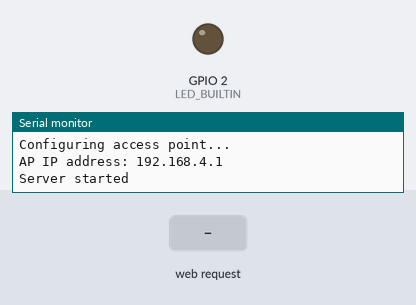
The sketch below on a simulated ESP32. On the bench: output pins drawn as LEDs (lit = HIGH), the last lines printed to the serial monitor. Inputs (shaded band) come from the test bench.

Above: at 1.2 s.
1.3 s: HTTP request GET /H received
At 1.8 s:
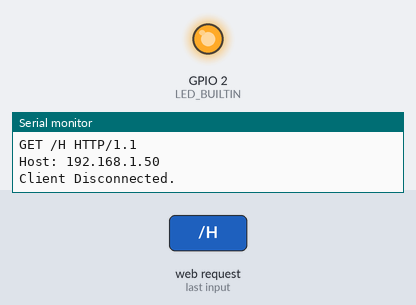
2.8 s: HTTP request GET /L received
At 4.1 s:
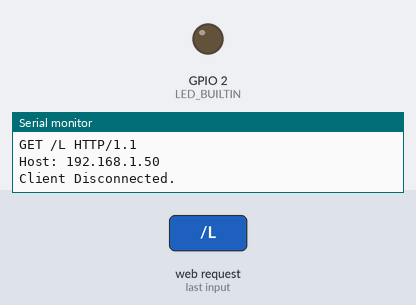
Timing chart, 0 to 5.8 s (numbered marks = the images above; inputs shaded):
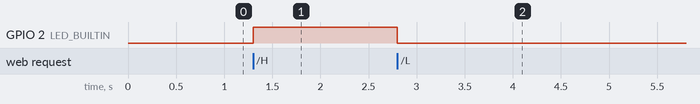

Measured:
- after the input at 1.3 s, GPIO 2 (LED_BUILTIN): LOW → HIGH at once
- after the input at 2.8 s, GPIO 2 (LED_BUILTIN): HIGH → LOW at once

The sketch:

inky-voron-AP.ino
```cpp
/*
  WiFiAccessPoint.ino creates a WiFi access point and provides a web server on it.

  Steps:
  1. Connect to the access point "yourAp"
  2. Point your web browser to http://192.168.4.1/H to turn the LED on or http://192.168.4.1/L to turn it off
     OR
     Run raw TCP "GET /H" and "GET /L" on PuTTY terminal with 192.168.4.1 as IP address and 80 as port

  Created for arduino-esp32 on 04 July, 2018
  by Elochukwu Ifediora (fedy0)
*/

#include <WiFi.h>
#include <WiFiClient.h>
#include <WiFiAP.h>

#define LED_BUILTIN 2  // Set the GPIO pin where you connected your test LED or comment this line out if your dev board has a built-in LED

// Set these to your desired credentials.
const char *ssid = "inky-voron";
const char *password = "123!@#qwe";

WiFiServer server(80);


void setup() {
  pinMode(LED_BUILTIN, OUTPUT);

  Serial.begin(115200);
  Serial.println();
  Serial.println("Configuring access point...");

  // You can remove the password parameter if you want the AP to be open.
  WiFi.softAP(ssid, password);
  IPAddress myIP = WiFi.softAPIP();
  Serial.print("AP IP address: ");
  Serial.println(myIP);
  server.begin();

  Serial.println("Server started");
}

void loop() {
  WiFiClient client = server.available();  // listen for incoming clients

  if (client) {                     // if you get a client,
    Serial.println("New Client.");  // print a message out the serial port
    String currentLine = "";        // make a String to hold incoming data from the client
    while (client.connected()) {    // loop while the client's connected
      if (client.available()) {     // if there's bytes to read from the client,
        char c = client.read();     // read a byte, then
        Serial.write(c);            // print it out the serial monitor
        if (c == '\n') {            // if the byte is a newline character

          // if the current line is blank, you got two newline characters in a row.
          // that's the end of the client HTTP request, so send a response:
          if (currentLine.length() == 0) {
            // HTTP headers always start with a response code (e.g. HTTP/1.1 200 OK)
            // and a content-type so the client knows what's coming, then a blank line:
            client.println("HTTP/1.1 200 OK");
            client.println("Content-type:text/html");
            client.println();

            // the content of the HTTP response follows the header:
            // client.print("Click <a href=\"/H\">here</a> to turn ON the LED.<br>");
            // client.print("Click <a href=\"/L\">here</a> to turn OFF the LED.<br>");
            String html = "<!DOCTYPE html>";
            html += "<html>";
            html += "<head>";
            html += "<title>Welcome to ESP32 Server</title>";
            html += "</head>";
            html += "<body>";
            html += "<h1>Welcome to ESP32 Server</h1>";
            html += "<p>This is a simple introduction page served by an ESP32 server.</p>";
            html += "<p>You can use this server to host web applications and interact with various sensors and actuators.</p>";
            html += "<h2>Getting Started</h2>";
            html += "<ol>";
            html += "<li>Connect to the ESP32 server by connecting to its Wi-Fi network.</li>";
            html += "<li>Open a web browser and enter the IP address of the server.</li>";
            html += "<li>You will see this introduction page, indicating that you are connected to the server.</li>";
            html += "<li>From here, you can navigate to different pages or interact with the server's functionality.</li>";
            html += "</ol>";
            html += "<h2>Server Information</h2>";
            html += "<p>The server is running on an ESP32 microcontroller, which is a powerful embedded platform.</p>";
            html += "<p>It is programmed using the C++ language and the Arduino framework.</p>";
            html += "<p>The ESP32 server can handle client requests and provide responses accordingly.</p>";
            html += "<h2>Next Steps</h2>";
            html += "<p>Now that you are connected to the server, you can start building your own web applications.</p>";
            html += "<p>Feel free to explore the provided examples and experiment with different functionalities.</p>";
            html += "</body>";
            html += "</html>";


            client.print(html);
            // The HTTP response ends with another blank line:
            client.println();
            // break out of the while loop:
            break;
          } else {  // if you got a newline, then clear currentLine:
            currentLine = "";
          }
        } else if (c != '\r') {  // if you got anything else but a carriage return character,
          currentLine += c;      // add it to the end of the currentLine
        }

        // Check to see if the client request was "GET /H" or "GET /L":
        if (currentLine.endsWith("GET /H")) {
          digitalWrite(LED_BUILTIN, HIGH);  // GET /H turns the LED on
        }
        if (currentLine.endsWith("GET /L")) {
          digitalWrite(LED_BUILTIN, LOW);  // GET /L turns the LED off
        }
      }
    }
    // close the connection:
    client.stop();
    Serial.println("Client Disconnected.");
  }
}
```
